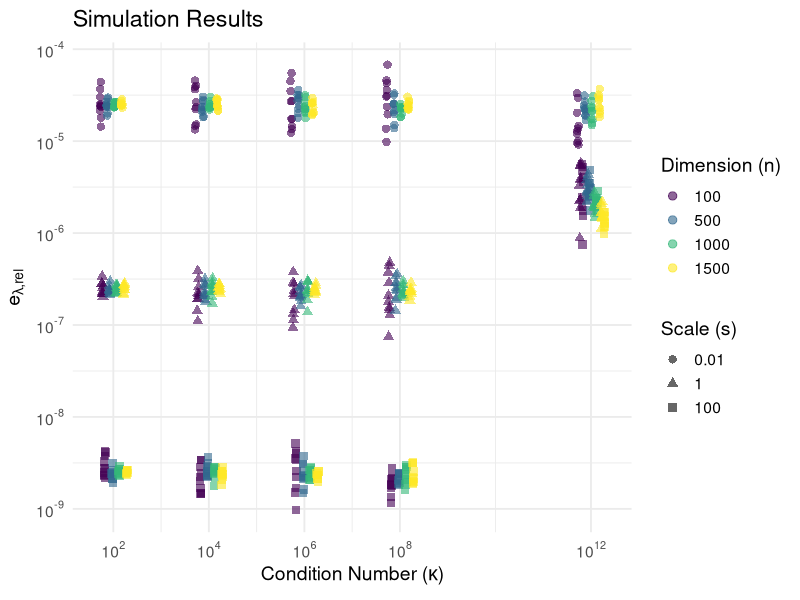
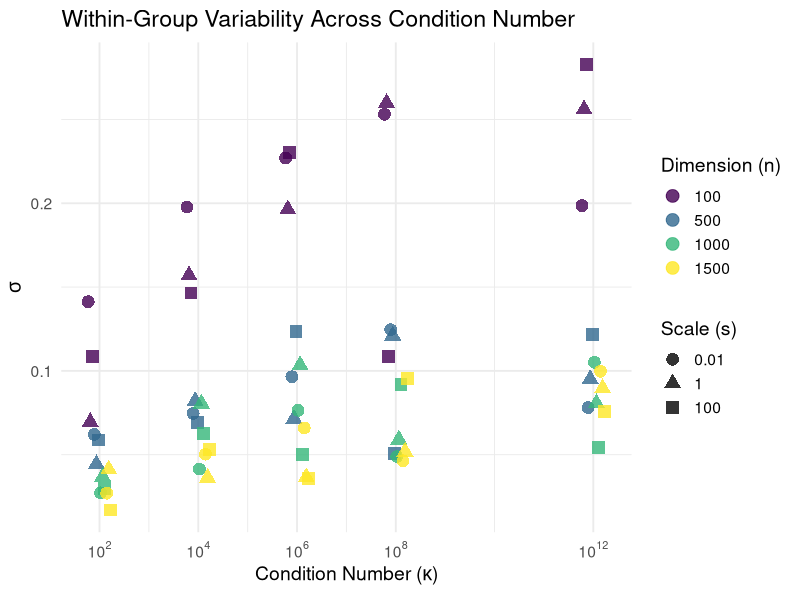
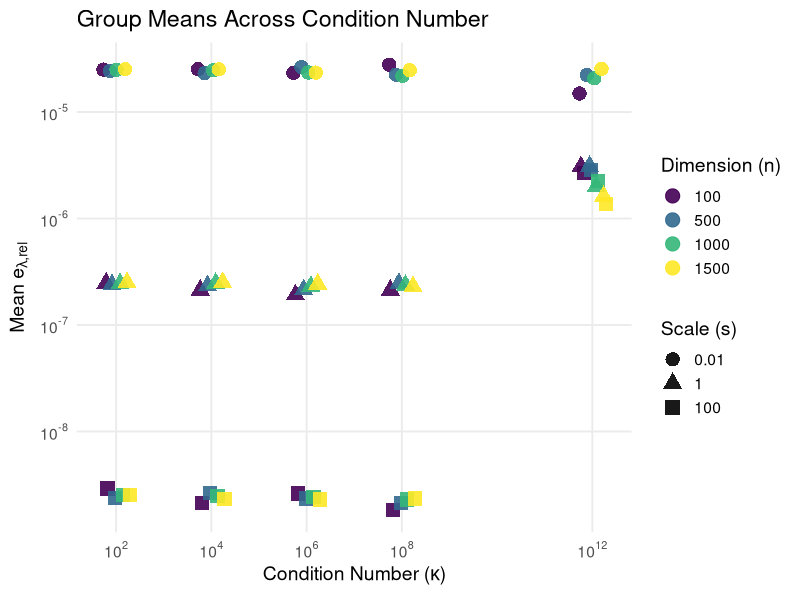
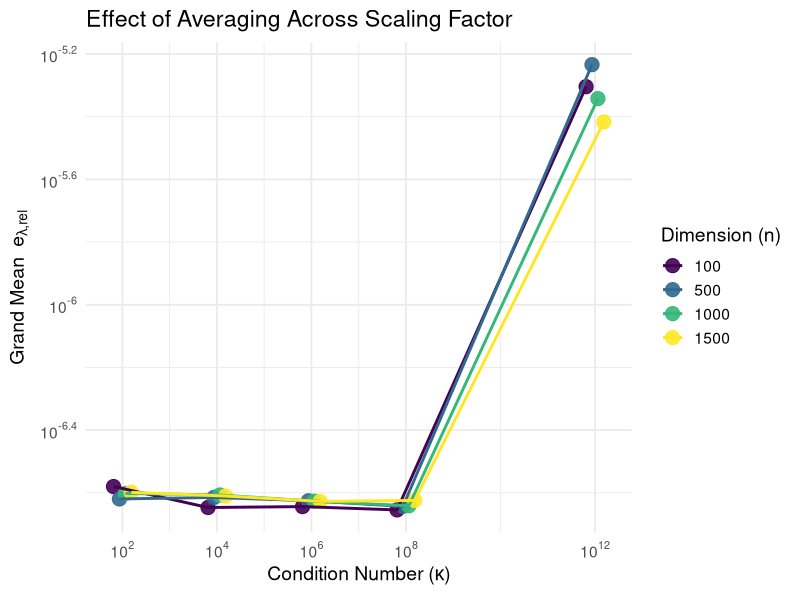
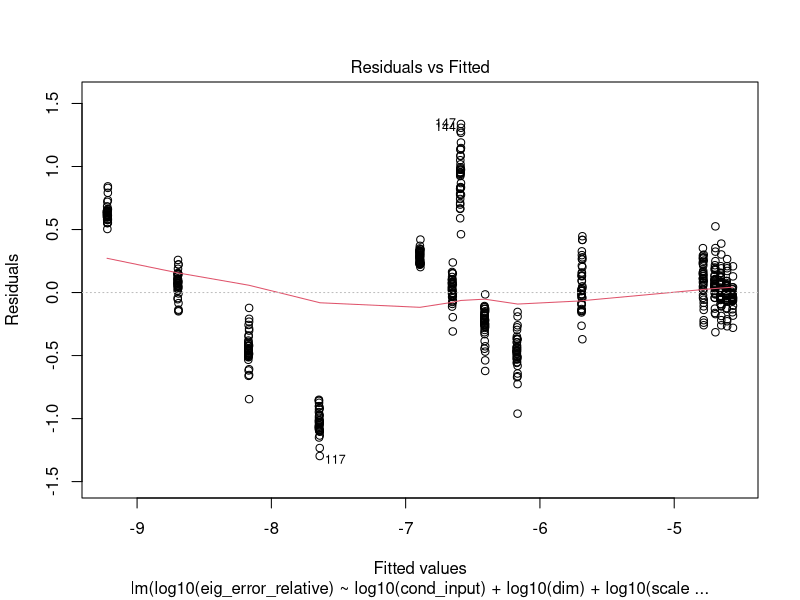
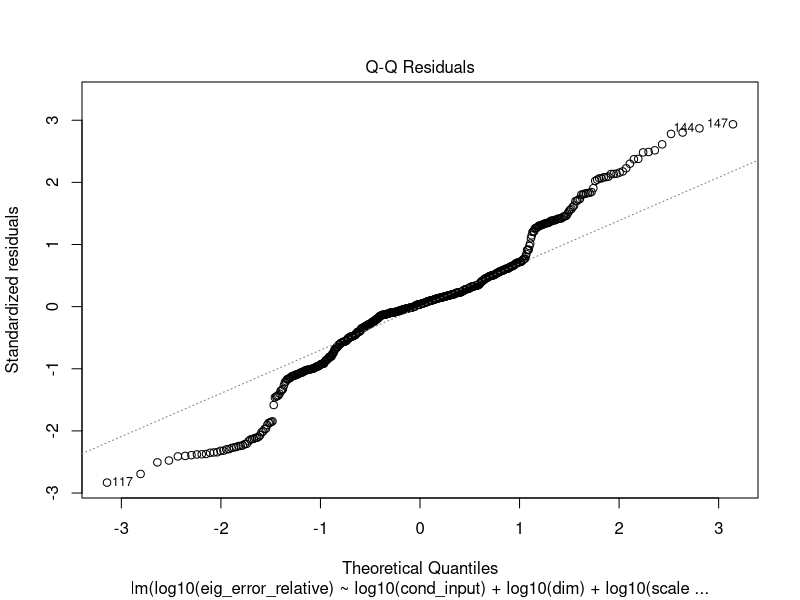
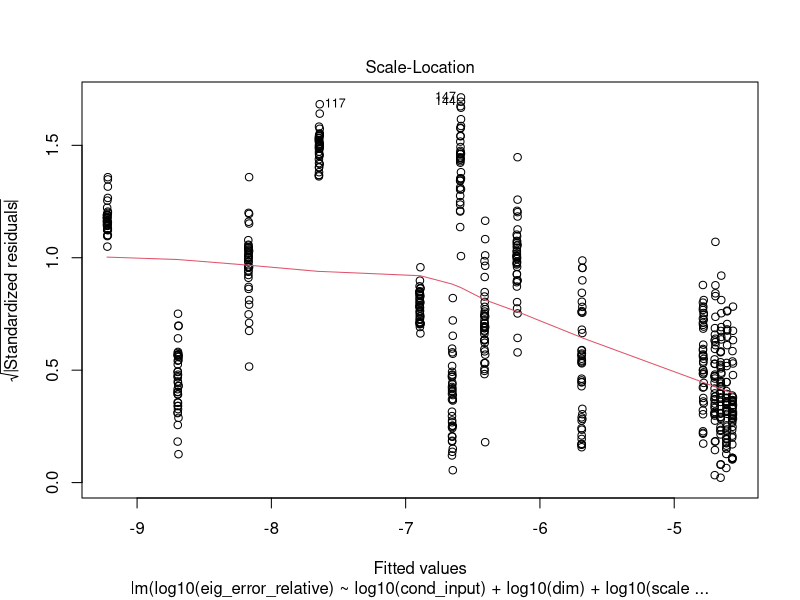
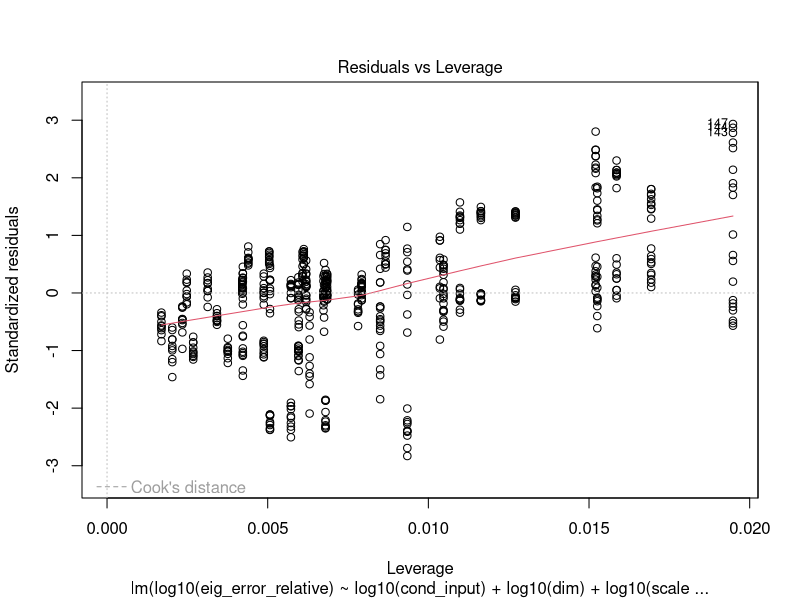

The R script that drew these images, in order:
library(tidyverse)
library(scales)
library(emmeans)

# Load and prep the data
df <- read_csv("matrix_dataset.csv", show_col_types = FALSE) %>%
  # Filter out any infinite or NA values in our target columns
  filter(is.finite(eig_error_relative), is.finite(cond_input)) %>%
  rename(dim = size) %>%
  mutate(
    dim_fct = as.factor(dim),
    scale_fct = as.factor(scale),
    scale_label = paste0("Scale (s) = ", scale)
  )

# =======================================================================
# Simulation Results: Algorithm Error
# =======================================================================

p1 <- ggplot(df, aes(x = log10(cond_input), 
                     y = log10(eig_error_relative), 
                     color = dim_fct, shape = scale_fct)) +
  # position_jitterdodge adds randomness inside the dodged columns!
  geom_point(position = position_jitterdodge(jitter.width = 0.15, 
                                             dodge.width = 0.6), 
             size = 2.5, alpha = 0.6) +
  scale_color_viridis_d(option = "viridis") +
  # Format axes to 10^x
  scale_x_continuous(
    breaks = c(2, 4, 6, 8, 12),
    labels = function(x) parse(text = paste0("10^", x))
  ) +
  scale_y_continuous(labels = math_format(10^.x)) +
  labs(
    title = "Simulation Results",
    x = expression("Condition Number (" * kappa * ")"),
    y = expression(e[lambda*",rel"]),
    color = "Dimension (n)", 
    shape = "Scale (s)"
  ) +
  theme_minimal(base_size = 14) +
  theme(legend.position = "right")

ggsave("R_error_main_plot.png", plot = p1, width = 10, height = 6, dpi = 300,
       bg = "white")
print(p1)

# =======================================================================
# Variability Analysis 
# =======================================================================

# Calculate the standard deviation for each group
df_std <- df %>%
  group_by(cond_input, dim, scale, dim_fct, scale_fct) %>%
  summarise(std_log_error = sd(log10(eig_error_relative)), .groups = 'drop')

p2 <- ggplot(df_std, aes(x = log10(cond_input), y = std_log_error, 
                         color = dim_fct, shape = scale_fct)) +
  # position_dodge neatly separates the shapes side-by-side
  geom_point(position = position_dodge(width = 0.5), size = 4, alpha = 0.8) +
  scale_color_viridis_d(option = "viridis") + 
  # Format the X-axis to show 10^x
 scale_x_continuous(     
   breaks = c(2, 4, 6, 8, 12),     
   labels = function(x) parse(text = paste0("10^", x))   
   ) +
  scale_y_continuous() +
  labs(
    title = "Within-Group Variability Across Condition Number",
    x = expression("Condition Number (" * kappa * ")"),
    y = expression(sigma),
    color = "Dimension (n)", 
    shape = "Scale (s)"
  ) +
  theme_minimal(base_size = 14) +
  theme(legend.position = "right")

ggsave("R_error_std_plot.png", plot = p2, width = 10, height = 6, dpi = 300,
       bg = "white")
print(p2)

# =======================================================================
# Average Error: Mean of Relative Error 
# =======================================================================

# Calculate the averages for each group
df_mean <- df %>%
  group_by(cond_input, dim, scale, dim_fct, scale_fct) %>%
  summarise(mean_log_error = mean(log10(eig_error_relative)), .groups = 'drop')

p_mean <- ggplot(df_mean, aes(x = log10(cond_input), 
                              y = mean_log_error, 
                              color = dim_fct, shape = scale_fct)) +
  # Add the points on top, dodged to align perfectly
  geom_point(position = position_jitterdodge(jitter.width = 0.15, 
                                             dodge.width = 0.6), 
             size = 4.5, alpha = 0.9) +
  # Enforce the Viridis color scheme
  scale_color_viridis_d(option = "viridis") + 
  # Format the X-axis to show 10^x
 scale_x_continuous(     
   breaks = c(2, 4, 6, 8, 12),     
   labels = function(x) parse(text = paste0("10^", x))
   ) +
  scale_y_continuous(labels = math_format(10^.x)) +
  labs(
    title = "Group Means Across Condition Number",
    x = expression("Condition Number (" * kappa * ")"),
    y = expression("Mean" ~ e[lambda*",rel"]),
    color = "Dimension (n)", 
    shape = "Scale (s)"
  ) +
  theme_minimal(base_size = 14) +
  theme(legend.position = "right",
        panel.grid.minor = element_blank())

ggsave("R_error_mean_plot.png", plot = p_mean, width = 10, height = 6, 
       dpi = 300, bg = "white")
print(p_mean)


# =====================================================================
# Grand Mean 
# =====================================================================

# We group by condition number and dimension, completely ignoring the scales.
df_grand_mean <- df_mean %>%
  group_by(cond_input, dim_fct) %>%
  summarise(grand_mean_error = mean(mean_log_error), .groups = 'drop')

p_grand <- ggplot(df_grand_mean, aes(x = log10(cond_input), 
                                     y = grand_mean_error, 
                                     color = dim_fct)) +

  geom_point(position = position_dodge(width = 0.5), size = 4.5, alpha = 0.9) +
  geom_line(aes(group = dim_fct), position = position_dodge(width = 0.5), 
            linewidth = 1) +
  scale_color_viridis_d(option = "viridis") + 
  scale_x_continuous(     
   breaks = c(2, 4, 6, 8, 12),     
   labels = function(x) parse(text = paste0("10^", x))
  ) +
  scale_y_continuous(labels = math_format(10^.x)) +
  labs(
    title = "Effect of Averaging Across Scaling Factor",
    x = expression("Condition Number (" * kappa * ")"),
    y = expression("Grand Mean "~ e[lambda*",rel"]),
    color = "Dimension (n)"
  ) +
  theme_minimal(base_size = 14) +
  theme(legend.position = "right")

ggsave("R_flawed_grand_mean_plot.png", plot = p_grand, width = 10, height = 6, 
       dpi = 300, bg = "white")
print(p_grand)

# =======================================================================
# Continuous Linear model: Mean Relative Error 
# =======================================================================

#Fitting ANOVA model for average error
continuous_model <- lm(log10(eig_error_relative) ~ log10(cond_input) 
                       * log10(dim)
                       * log10(scale), data = df)

# upper and lower tell the stepwise specific models list. 
print("=== Running Stepwise Selection: Mean Error Model ===")
final_model <- step(continuous_model, 
                    scope = list(
                      lower = "~ log10(cond_input) + log10(dim) + log10(scale)",
                      upper = "~ log10(cond_input) * log10(dim) * log10(scale)"
                    ) )

print("=== Final Optimized Model ===")
summary(final_model)

#check residuals
plot(final_model)

#Fit the final model to the plot of relative error
pred_grid_cont <- expand.grid(
  cond_input = unique(df$cond_input),
  dim = unique(df$dim),
  scale = unique(df$scale)
) %>%
  mutate(
    dim_fct = as.factor(dim),
    scale_fct = as.factor(scale)
  )

pred_grid_cont$predicted_mean <- predict(final_model, newdata = pred_grid_cont)

p_mean_fit <- ggplot() +
  geom_point(data = df, 
             aes(x = log10(cond_input), 
                 y = log10(eig_error_relative), 
                 color = as.factor(dim), shape = as.factor(scale)), 
             position = position_jitterdodge(jitter.width = 0.15, 
                                             dodge.width = 0.6), 
             size = 2.5, alpha = 0.5) +
  
  geom_line(data = pred_grid_cont, 
            aes(x = log10(cond_input), y = predicted_mean, 
                group = interaction(dim_fct, scale_fct), 
                color = dim_fct,
                linetype = scale_fct), 
            linewidth = 1.2) +
  
  scale_color_viridis_d(option = "viridis") + 
  scale_x_continuous(     
   breaks = c(2, 4, 6, 8, 12),     
   labels = function(x) parse(text = paste0("10^", x))
  ) +
  scale_y_continuous(labels = math_format(10^.x)) +
  labs(
    title = "Fitted Linear Model For Means",
    x = expression("Condition Number (" * kappa * ")"),
    y = expression(e[lambda*",rel"]),
    color = "Dimension (n)", 
    shape = "Scale (s)",      
    linetype = "Scale (s)"
  ) +
  theme_minimal(base_size = 14) +
  theme(legend.position = "right")

ggsave("R_continuous_model_fit.png", plot = p_mean_fit, width = 10, height = 6, 
       dpi = 300, bg = "white")
print(p_mean_fit)


# =======================================================================
# Continuous Linear Model: Variability
# =======================================================================

# Stepwise Selection for Variability Analysis
full_std_model <- lm(std_log_error ~ log10(cond_input) * log10(dim) 
                     * log10(scale), data = df_std)

print("=== Running Stepwise Selection: Variability Model ===")
best_std_model <- step(full_std_model, 
                       scope = list(
                         lower = "~ log10(cond_input) + log10(dim) + log10(scale)",
                         upper = "~ log10(cond_input) * log10(dim) * log10(scale)"
                       ))

print("=== Final Optimized Variability Model ===")
summary(best_std_model)

# generate predictions using the selected BEST model
df_std$predicted_std <- predict(best_std_model, newdata = df_std)

plot(best_std_model)

#### Final Variability model 
# Create a grid of all combinations you want to predict
pred_grid <- expand.grid(
  cond_input = unique(df_std$cond_input),
  dim = unique(df_std$dim),
  scale = unique(df_std$scale)
) %>%
  mutate(
    # match the variable names in your 'best_std_model'
    log10_cond = log10(cond_input),
    dim_fct = as.factor(dim),
    scale_fct = as.factor(scale)
  )

pred_grid$predicted_std <- predict(best_std_model, newdata = pred_grid)

p_std_fit <- ggplot() +
  # Layer 1: The raw data (from df_std)
  geom_point(data = df_std, 
             aes(x = log10(cond_input), y = std_log_error, 
                 color = dim_fct, shape = scale_fct), 
             position = position_jitterdodge(jitter.width = 0.15, 
                                             dodge.width = 0.6), 
             size = 4, alpha = 0.5) +
  
  # Layer 2: The model lines (from pred_grid)
  geom_line(data = pred_grid, 
            aes(x = log10(cond_input), y = predicted_std, 
                group = interaction(dim_fct, scale_fct), 
                color = dim_fct, linetype = scale_fct), 
            linewidth = 1.2) +
  
  scale_color_viridis_d(option = "viridis") + 
  scale_x_continuous(     
   breaks = c(2, 4, 6, 8, 12),
   labels = function(x) parse(text = paste0("10^", x))   
   ) +
  labs(
    title = "Fitted Linear Model for Variability",
    x = expression("Condition Number (" * kappa * ")"),
    y = expression(sigma),
    color = "Dimension (n)", 
    shape = "Scale (s)",
    linetype = "Scale (s)"
  ) +
  theme_minimal(base_size = 14)

ggsave("R_continuous_var_model_fit.png", plot = p_std_fit, width = 10, 
       height = 6,
       dpi = 300, bg = "white")
print(p_std_fit)

# =====================================================================
# Indicator Model
# =====================================================================

# Creating a TRUE/FALSE column, treating it as 1 or 0 (dummy variable)
df$is_failure <- ifelse(round(log10(df$cond_input)) == 12, 1, 0)

# The scale behaves differently in condition number 10^12, thus we will
# include the interaction in the model

indicator_model <- lm(log10(eig_error_relative) ~ log10(dim) + 
                        log10(cond_input) * log10(scale) + is_failure + 
                        is_failure:log10(scale), data = df)

print("=== Running Stepwise Selection on Indicator Model ===")
best_indicator_model <- step(indicator_model, direction = "both", 
                             trace = 1)

print("=== Final Optimized Indicator Model ===")
summary(best_indicator_model)

### Graph Indicator model
pred_grid_mean <- expand.grid(
  cond_input = unique(df$cond_input),
  dim = unique(df$dim),
  scale = unique(df$scale)
) %>%
  mutate(
    is_failure = ifelse(round(log10(cond_input)) == 12, 1, 0),
    dim_fct = as.factor(dim),
    scale_fct = as.factor(scale)
  )

pred_grid_mean$predicted_mean <- predict(best_indicator_model, pred_grid_mean)

p_indicator <- ggplot() +
  # THE DOTS: Raw data from 'df'
  geom_point(data = df, 
             aes(x = log10(cond_input), y = log10(eig_error_relative), 
                 color = as.factor(dim), shape = as.factor(scale)), 
             position = position_jitterdodge(jitter.width = 0.15, 
                                             dodge.width = 0.6), 
             size = 2.5, alpha = 0.5) +
  
  # THE MODEL LINES: Structural break lines from 'pred_grid_mean'
  # Mapping both shape and linetype to scale_fct with the same name merges them
  geom_line(data = pred_grid_mean, 
            aes(x = log10(cond_input), y = (predicted_mean), 
                group = interaction(dim_fct, scale_fct), 
                color = dim_fct, linetype = scale_fct), 
            linewidth = 1.2) +
  
  scale_color_viridis_d(option = "viridis") + 
  scale_x_continuous(
   breaks = c(2, 4, 6, 8, 12),
   labels = function(x) parse(text = paste0("10^", x))
   ) +
  scale_y_continuous(labels = scales::label_math(10^.x)) +
  labs(
    title = "Fitted Linear Model for Structural Break",
    x = expression("Condition Number (" * kappa * ")"),
    y = expression(e[lambda*",rel"]),
    color = "Dimension (n)", 
    shape = "Scale (s)",      
    linetype = "Scale (s)"
  ) +
  theme_minimal(base_size = 14) +
  theme(legend.position = "right")

ggsave("Indicator_Model_Plot.png", plot = p_indicator, width = 10, height = 5, 
       bg = "white")
print(p_indicator)

plot(best_indicator_model)

# =====================================================================
# Running F-Test to compare Indicator vs. Non-Indicator Model
# =====================================================================

# Define the reduced model (Continuous only, including log(dim))
reduced_model <- lm(log10(eig_error_relative) ~ log10(cond_input) * 
                      log10(scale) + log10(dim), data = df)

# Define the full model (Indicator + Continuous, including log(dim))
full_indicator_model <- lm(log10(eig_error_relative) ~ log10(dim) + 
                        log10(cond_input) * log10(scale) + is_failure + 
                        is_failure:log10(scale), data = df)

# Compare models using an ANOVA F-test
print("=== F-Test: Continuous Model vs. Structural Break (Indicator) Model ===")
anova(reduced_model, full_indicator_model)

# =======================================================================
# Weighted Regression model: Mean Relative Error (Weighted by Dimension)
# =======================================================================

# Weighting by matrix dimension gives larger matrices more influence,
# since larger matrices may produce more numerically stable estimates.
weighted_continuous_model <- lm(log10(eig_error_relative) ~ log10(cond_input) 
                                * log10(dim) 
                                * log10(scale), 
                                data = df, 
                                weights = dim)

print("=== Running Stepwise Selection: Weighted Mean Error Model ===")
final_weighted_model <- step(weighted_continuous_model, 
                             scope = list(
                               lower = "~ log10(cond_input) + 
                               log10(dim) + log10(scale)",
                               upper = "~ log10(cond_input) * 
                               log10(dim) * log10(scale)"
                             ))

print("=== Final Optimized Weighted Model ===")
summary(final_weighted_model)

# Check residuals of the weighted model
plot(final_weighted_model)
